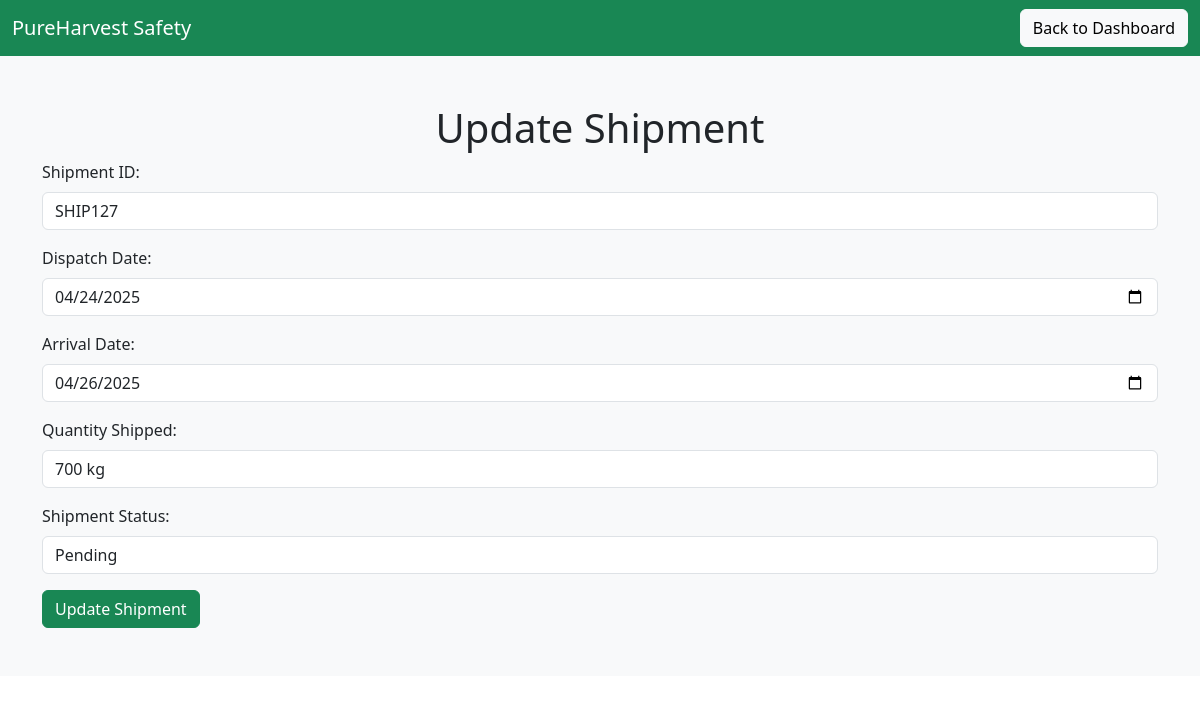
Screenshot of /update_shipment.php?id=SHIP127 with the database file from the repository.
### tables this page shows
CREATE TABLE `distributor_shipments` (
  `id` int(11) NOT NULL,
  `shipment_id` varchar(255) NOT NULL,
  `dispatch_date` date NOT NULL,
  `arrival_date` date NOT NULL,
  `quantity_shipped` varchar(100) NOT NULL,
  `shipment_status` varchar(50) NOT NULL
);

### update_shipment.php (the view, shortened to what this page needs)
<?php
include 'db_connection.php';
if (isset($_GET['id'])) {
    $shipment_id = $_GET['id'];
    $sql = "SELECT * FROM distributor_shipments WHERE shipment_id = '$shipment_id'";
    $result = $conn->query($sql);
    if ($result->num_rows > 0) {
        $row = $result->fetch_assoc();
    } else {
        echo "Shipment not found!";
        exit();
    }
}
?>
<!DOCTYPE html>
<html lang="en">
<head>
  <link href="https://cdn.jsdelivr.net/npm/bootstrap@5.3.0/dist/css/bootstrap.min.css" rel="stylesheet">
</head>
<body>
<nav class="navbar navbar-expand-lg navbar-dark bg-success">
  <div class="container-fluid">
    <a class="navbar-brand" href="#">PureHarvest Safety</a>
    <a class="btn btn-light ms-auto" href="index.php">Back to Dashboard</a>
  </div>
</nav>
<section class="py-5 bg-light">
  <div class="container">
    <h1 class="text-center">Update Shipment</h1>
    <form method="POST" action="shipment_update.php?id=<?php echo $row['shipment_id']; ?>">
      <div class="mb-3">
        <label for="shipment_id" class="form-label">Shipment ID:</label>
        <input type="text" name="shipment_id" class="form-control" value="<?php echo $row['shipment_id']; ?>" readonly required>
      </div>
      <div class="mb-3">
        <label for="dispatch_date" class="form-label">Dispatch Date:</label>
        <input type="date" name="dispatch_date" class="form-control" value="<?php echo $row['dispatch_date']; ?>" required>
      </div>
      <div class="mb-3">
        <label for="arrival_date" class="form-label">Arrival Date:</label>
        <input type="date" name="arrival_date" class="form-control" value="<?php echo $row['arrival_date']; ?>" required>
      </div>
      <div class="mb-3">
        <label for="quantity_shipped" class="form-label">Quantity Shipped:</label>
        <input type="text" name="quantity_shipped" class="form-control" value="<?php echo $row['quantity_shipped']; ?>" required>
      </div>
      <div class="mb-3">
        <label for="shipment_status" class="form-label">Shipment Status:</label>
        <input type="text" name="shipment_status" class="form-control" value="<?php echo $row['shipment_status']; ?>" required>
      </div>
      <button type="submit" class="btn btn-success">Update Shipment</button>
    </form>
  </div>
</section>
</body>
</html>

### rows the page displays
distributor_shipments: shipment_id "SHIP127", dispatch_date "04/24/2025", arrival_date "04/26/2025", quantity_shipped "700 kg", shipment_status "Pending"
